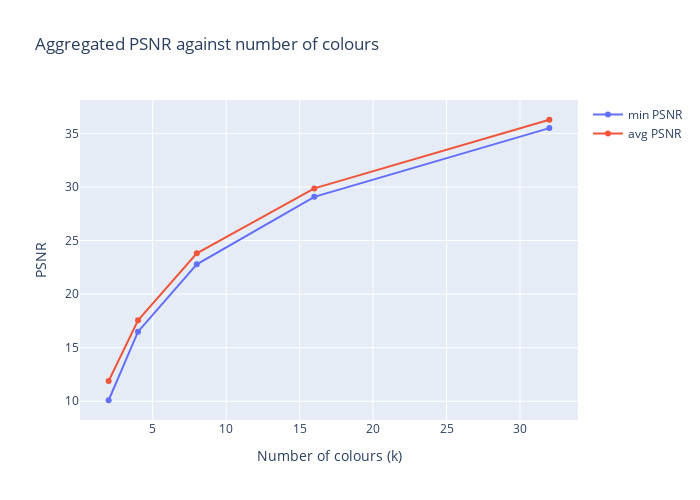

The notebook cell saved with this chart:
### Markdown cell above
## Finding an optimal k

### Code cell
k = [
    2, 4, 8, 16, 32
]
min_psnr = [10.09, 16.49, 22.78, 29.08, 35.5]
avg_psnr = [11.89, 17.55, 23.81, 29.87, 36.28]

least_bytes_saved = [141935, 71563, 8503, -57566, -124780]
average_bytes_saved = [250375, 198977, 142231, 77777 , 10180.3]

import plotly.graph_objects as go
fig = go.Figure()
fig.add_trace(
    go.Scatter(x = k, y= min_psnr, name = 'min PSNR')
)
fig.add_trace(
    go.Scatter(x = k, y = avg_psnr, name = 'avg PSNR')
)
fig.update_layout(title = "Aggregated PSNR against number of colours", width = 700, height = 500)
fig.update_xaxes(title = "Number of colours (k)")
fig.update_yaxes(title = "PSNR")
fig.show()


fig = go.Figure()
fig.add_trace(
    go.Scatter(x = k, y= least_bytes_saved, name = 'min bytes saved')
)
fig.add_trace(
    go.Scatter(x = k, y = average_bytes_saved, name = 'avg bytes saved')
)
fig.update_layout(title = "Aggregated PSNR against number of colours", width = 700, height = 500)
fig.update_xaxes(title = "Number of colours (k)")
fig.update_yaxes(title = "Bytes saved")
fig.show()

### Figure 1 — Plotly figure (JSON) as saved in the notebook; plotly's stock layout.template omitted (floating-point values rounded to 4 significant figures)
{"data": [{"name": "min PSNR", "type": "scatter", "x": [2, 4, 8, 16, 32], "y": [10.09, 16.49, 22.78, 29.08, 35.5]}, {"name": "avg PSNR", "type": "scatter", "x": [2, 4, 8, 16, 32], "y": [11.89, 17.55, 23.81, 29.87, 36.28]}], "layout": {"height": 500, "title": {"text": "Aggregated PSNR against number of colours"}, "width": 700, "xaxis": {"autorange": true, "range": [0.04618, 33.95], "title": {"text": "Number of colours (k)"}, "type": "linear"}, "yaxis": {"autorange": true, "range": [8.246, 38.12], "title": {"text": "PSNR"}, "type": "linear"}}}
